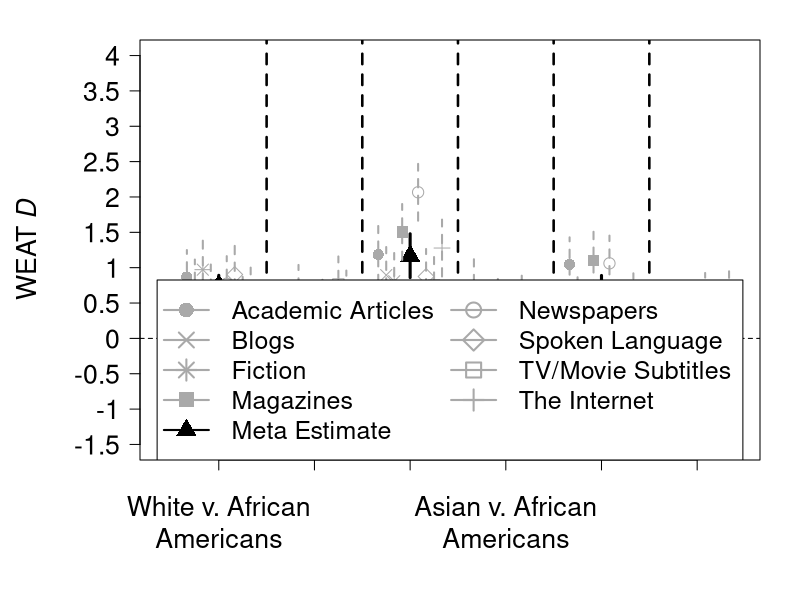
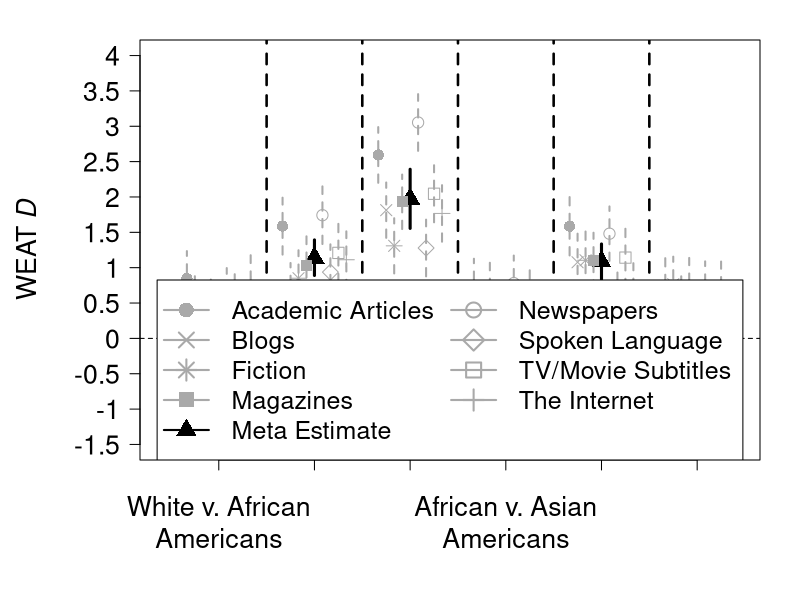

Write R code to recreate these figures, in order.

## Anonymous
# America's Racial Framework of Superiority and Americanness Embedded in Natural Language

## Script date: 3 Sept 2023

# Install and load packages ----------------------------------------------------

if(!require("tidyverse")){install.packages("tidyverse", dependencies = TRUE); require("tidyverse")}

# Load Dataset -----------------------------------------------------------------

setwd("Results")

# Load WEAT Ds calculated using ALC embeddings 
acad = read.csv('acad_weat_results.csv')
blog = read.csv('blog_weat_results.csv')
fic = read.csv('fic_weat_results.csv')
mag = read.csv('mag_weat_results.csv')
news = read.csv('news_weat_results.csv')
spok = read.csv('spok_weat_results.csv')
tvm = read.csv('tvm_weat_results.csv')
web = read.csv('web_weat_results.csv')

# Load meta-analytic estimates calculated using "meta_analysis.R"
superior_meta = read.csv('superior_meta_estimate.csv')
american_meta = read.csv('american_meta_estimate.csv')

# Bind all test results together as a single dataframe
all_tests <- rbind(acad, blog, fic, mag, news, spok, tvm, web)

# Store type of texts as a character vector for later use
category.column <- rep(c('Academic Articles', 'Blogs', 'Fiction', 
                         'Magazines', 'Newspapers', 'Spoken Language', 
                         'TV/Movie Subtitles', 'The Internet'), each = 12)

# Filter test results pertaining to the superiority dimension 
superior <- all_tests %>% 
  mutate(tot = as.factor(category.column)) %>% 
  filter(dimension == "Superiority") %>%
  rename(yi = effect) %>%
  mutate(sei = (yi - lower)/1.96) %>%
  arrange(match(groups, c("White v. African Americans", 
                          "White v. Asian Americans",
                          "White v. Hispanic Americans",
                          "Asian v. African Americans",
                          "Asian v. Hispanic Americans",
                          "African v. Hispanic Americans")))


# Filter test results pertaining to the Americanness dimension 
american <- all_tests %>% 
  mutate(tot = category.column) %>% 
  filter(dimension == "Americanness") %>%
  rename(yi = effect) %>%
  mutate(sei = (yi - lower)/1.96) %>%
  arrange(match(groups, c("White v. African Americans", 
                          "White v. Asian Americans",
                          "White v. Hispanic Americans",
                          "African v. Asian Americans",
                          "African v. Hispanic Americans",
                          "Asian v. Hispanic Americans")))


# Forest Plot of Superiority WEAT Ds -------------------------------------------

setwd("../Plots")

pdf(file = "superiority_meta.pdf", width = 18, height = 10)

op <- par(mar = c(7,7,2,2))
plot(1, type="n", xlab="", ylab="", 
     xlim=c(0.5, 7.7), ylim=c(-1.5, 4.0), axes = FALSE)
box()
mtext(expression(paste("WEAT ", italic(D))), side = 2, line = 5, cex = 1.6)
axis(1, at = c(1.2, 2.4, 3.6, 4.8, 6.0, 7.2), 
     labels = c("White v. African\nAmericans", 
                "White v. Asian\nAmericans",
                "White v. Hispanic\nAmericans",
                "Asian v. African\nAmericans",
                "Asian v. Hispanic\nAmericans",
                "African v. Hispanic\nAmericans"),
     cex.axis = 1.6, padj = 1)

axis(2, at = seq(-1.5, 4.0, by = 0.5), 
     labels = seq(-1.5, 4.0, by = 0.5), 
     las = 2, 
     cex.axis = 1.6)
abline(h = 0, lty = 2)
abline(v = c(1.8, 3.0, 4.2, 5.4, 6.6), lty = 2, lwd = 2.5)

points(seq(1.2, 7.2, by = 1.2),
       superior_meta$effect, 
       pch = 17, cex = 2, col = "black")
segments(x0 = seq(1.2, 7.2, by = 1.2), x1 = seq(1.2, 7.2, by = 1.2),
         y0 = superior_meta$lower,
         y1 = superior_meta$upper, 
         lty = 1, lwd = 3, col = "black")

points(seq(0.8, 6.8, by = 1.2),
       superior$yi[superior$tot =="Academic Articles"], 
       pch = 16, cex = 1.5, col = "darkgrey")
segments(x0 = seq(0.8, 6.8, by = 1.2), x1 = seq(0.8, 6.8, by = 1.2),
         y0 = superior$lower[superior$tot =="Academic Articles"],
         y1 = superior$upper[superior$tot =="Academic Articles"],
         lwd = 2, col = "darkgrey", lty = 2)

points(seq(0.9, 6.9, by = 1.2),
       superior$yi[superior$tot =="Blogs"], 
       pch = 4, cex = 1.5, col = "darkgrey")
segments(x0 = seq(0.9, 6.9, by = 1.2), x1 = seq(0.9, 6.9, by = 1.2),
         y0 = superior$lower[superior$tot =="Blogs"],
         y1 = superior$upper[superior$tot =="Blogs"],
         lwd = 2, col = "darkgrey", lty = 2)

points(seq(1.0, 7.0, by = 1.2),
       superior$yi[superior$tot =="Fiction"], 
       pch = 8, cex = 1.5, col = "darkgrey")
segments(x0 = seq(1.0, 7.0, by = 1.2), x1 = seq(1.0, 7.0, by = 1.2),
         y0 = superior$lower[superior$tot =="Fiction"],
         y1 = superior$upper[superior$tot =="Fiction"],
         lwd = 2, col = "darkgrey", lty = 2)

points(seq(1.1, 7.1, by = 1.2),
       superior$yi[superior$tot =="Magazines"], 
       pch = 15, cex = 1.5, col = "darkgrey")
segments(x0 = seq(1.1, 7.1, by = 1.2), x1 = seq(1.1, 7.1, by = 1.2),
         y0 = superior$lower[superior$tot =="Magazines"],
         y1 = superior$upper[superior$tot =="Magazines"],
         lwd = 2, col = "darkgrey", lty = 2)

points(seq(1.3, 7.3, by = 1.2),
       superior$yi[superior$tot =="Newspapers"], 
       pch = 1, cex = 1.5, col = "darkgrey")
segments(x0 = seq(1.3, 7.3, by = 1.2), x1 = seq(1.3, 7.3, by = 1.2),
         y0 = superior$lower[superior$tot =="Newspapers"],
         y1 = superior$upper[superior$tot =="Newspapers"],
         lwd = 2, col = "darkgrey", lty = 2)

points(seq(1.4, 7.4, by = 1.2),
       superior$yi[superior$tot =="Spoken Language"], 
       pch = 5, cex = 1.5, col = "darkgrey")
segments(x0 = seq(1.4, 7.4, by = 1.2), x1 = seq(1.4, 7.4, by = 1.2),
         y0 = superior$lower[superior$tot =="Spoken Language"],
         y1 = superior$upper[superior$tot =="Spoken Language"],
         lwd = 2, col = "darkgrey", lty = 2)

points(seq(1.5, 7.5, by = 1.2),
       superior$yi[superior$tot =="TV/Movie Subtitles"], 
       pch = 0, cex = 1.5, col = "darkgrey")
segments(x0 = seq(1.5, 7.5, by = 1.2), x1 = seq(1.5, 7.5, by = 1.2),
         y0 = superior$lower[superior$tot =="TV/Movie Subtitles"],
         y1 = superior$upper[superior$tot =="TV/Movie Subtitles"],
         lwd = 2, col = "darkgrey", lty = 2)

points(seq(1.6, 7.6, by = 1.2),
       superior$yi[superior$tot =="The Internet"], 
       pch = 3, cex = 1.5, col = "darkgrey")
segments(x0 = seq(1.6, 7.6, by = 1.2), x1 = seq(1.6, 7.6, by = 1.2),
         y0 = superior$lower[superior$tot =="The Internet"],
         y1 = superior$upper[superior$tot =="The Internet"],
         lwd = 2, col = "darkgrey", lty = 2)

legend("bottom", c('Academic Articles', 'Blogs', 'Fiction', 
                   'Magazines', 'Meta Estimate', 'Newspapers', 'Spoken Language', 
                   'TV/Movie Subtitles', 'The Internet'),
       col = c(rep("darkgrey", 4), "black", rep("darkgrey", 4)),
       pch = c(16, 4, 8, 15, 17, 1, 5, 0, 3), lwd = 2, 
       cex = 1.5, pt.cex = c(rep(2, 9)), bg = "white", ncol = 2)

par(op)
dev.off()

# Americanness Forest Plot -----------------------------------------------------

pdf(file = "americanness_meta.pdf", width = 18, height = 10)

op <- par(mar = c(7,7,2,2))
plot(1, type="n", xlab="", ylab="", 
     xlim=c(0.5, 7.7), ylim=c(-1.5, 4.0), axes = FALSE)
box()
mtext(expression(paste("WEAT ", italic(D))), side = 2, line = 5, cex = 1.6)
axis(1, at = c(1.2, 2.4, 3.6, 4.8, 6.0, 7.2), 
     labels = c("White v. African\nAmericans", 
                "White v. Asian\nAmericans",
                "White v. Hispanic\nAmericans",
                "African v. Asian\nAmericans",
                "African v. Hispanic\nAmericans",
                "Asian v. Hispanic\nAmericans"),
     cex.axis = 1.6, padj = 1)

axis(2, at = seq(-1.5, 4.0, by = 0.5), 
     labels = seq(-1.5, 4.0, by = 0.5), 
     las = 2, 
     cex.axis = 1.6)
abline(h = 0, lty = 2)
abline(v = c(1.8, 3.0, 4.2, 5.4, 6.6), lty = 2, lwd = 2.5)

points(seq(1.2, 7.2, by = 1.2),
       american_meta$effect, 
       pch = 17, cex = 2, col = "black")
segments(x0 = seq(1.2, 7.2, by = 1.2), x1 = seq(1.2, 7.2, by = 1.2),
         y0 = american_meta$lower,
         y1 = american_meta$upper, 
         lty = 1, lwd = 3, col = "black")

points(seq(0.8, 6.8, by = 1.2),
       american$yi[american$tot =="Academic Articles"], 
       pch = 16, cex = 1.5, col = "darkgrey")
segments(x0 = seq(0.8, 6.8, by = 1.2), x1 = seq(0.8, 6.8, by = 1.2),
         y0 = american$lower[american$tot =="Academic Articles"],
         y1 = american$upper[american$tot =="Academic Articles"],
         lwd = 2, col = "darkgrey", lty = 2)

points(seq(0.9, 6.9, by = 1.2),
       american$yi[american$tot =="Blogs"], 
       pch = 4, cex = 1.5, col = "darkgrey")
segments(x0 = seq(0.9, 6.9, by = 1.2), x1 = seq(0.9, 6.9, by = 1.2),
         y0 = american$lower[american$tot =="Blogs"],
         y1 = american$upper[american$tot =="Blogs"],
         lwd = 2, col = "darkgrey", lty = 2)

points(seq(1.0, 7.0, by = 1.2),
       american$yi[american$tot =="Fiction"], 
       pch = 8, cex = 1.5, col = "darkgrey")
segments(x0 = seq(1.0, 7.0, by = 1.2), x1 = seq(1.0, 7.0, by = 1.2),
         y0 = american$lower[american$tot =="Fiction"],
         y1 = american$upper[american$tot =="Fiction"],
         lwd = 2, col = "darkgrey", lty = 2)

points(seq(1.1, 7.1, by = 1.2),
       american$yi[american$tot =="Magazines"], 
       pch = 15, cex = 1.5, col = "darkgrey")
segments(x0 = seq(1.1, 7.1, by = 1.2), x1 = seq(1.1, 7.1, by = 1.2),
         y0 = american$lower[american$tot =="Magazines"],
         y1 = american$upper[american$tot =="Magazines"],
         lwd = 2, col = "darkgrey", lty = 2)

points(seq(1.3, 7.3, by = 1.2),
       american$yi[american$tot =="Newspapers"], 
       pch = 1, cex = 1.5, col = "darkgrey")
segments(x0 = seq(1.3, 7.3, by = 1.2), x1 = seq(1.3, 7.3, by = 1.2),
         y0 = american$lower[american$tot =="Newspapers"],
         y1 = american$upper[american$tot =="Newspapers"],
         lwd = 2, col = "darkgrey", lty = 2)

points(seq(1.4, 7.4, by = 1.2),
       american$yi[american$tot =="Spoken Language"], 
       pch = 5, cex = 1.5, col = "darkgrey")
segments(x0 = seq(1.4, 7.4, by = 1.2), x1 = seq(1.4, 7.4, by = 1.2),
         y0 = american$lower[american$tot =="Spoken Language"],
         y1 = american$upper[american$tot =="Spoken Language"],
         lwd = 2, col = "darkgrey", lty = 2)

points(seq(1.5, 7.5, by = 1.2),
       american$yi[american$tot =="TV/Movie Subtitles"], 
       pch = 0, cex = 1.5, col = "darkgrey")
segments(x0 = seq(1.5, 7.5, by = 1.2), x1 = seq(1.5, 7.5, by = 1.2),
         y0 = american$lower[american$tot =="TV/Movie Subtitles"],
         y1 = american$upper[american$tot =="TV/Movie Subtitles"],
         lwd = 2, col = "darkgrey", lty = 2)

points(seq(1.6, 7.6, by = 1.2),
       american$yi[american$tot =="The Internet"], 
       pch = 3, cex = 1.5, col = "darkgrey")
segments(x0 = seq(1.6, 7.6, by = 1.2), x1 = seq(1.6, 7.6, by = 1.2),
         y0 = american$lower[american$tot =="The Internet"],
         y1 = american$upper[american$tot =="The Internet"],
         lwd = 2, col = "darkgrey", lty = 2)

legend("bottom", c('Academic Articles', 'Blogs', 'Fiction', 
                   'Magazines', 'Meta Estimate', 'Newspapers', 'Spoken Language', 
                   'TV/Movie Subtitles', 'The Internet'), 
       col = c(rep("darkgrey", 4), "black", rep("darkgrey", 4)),
       pch = c(16, 4, 8, 15, 17, 1, 5, 0, 3), lwd = 2, 
       cex = 1.5, pt.cex = c(rep(2, 9)), bg = "white", ncol = 2)

par(op)
dev.off()
